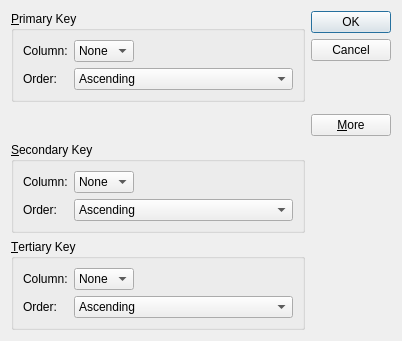
<?xml version="1.0" encoding="UTF-8"?>
<ui version="4.0">
 <class>SortDialog</class>
 <widget class="QDialog" name="SortDialog">
  <property name="geometry">
   <rect>
    <x>0</x>
    <y>0</y>
    <width>402</width>
    <height>341</height>
   </rect>
  </property>
  <property name="windowTitle">
   <string>Sort</string>
  </property>
  <layout class="QGridLayout" name="gridLayout_4">
   <item row="0" column="0">
    <widget class="QGroupBox" name="groupBox">
     <property name="title">
      <string>&amp;Primary Key</string>
     </property>
     <layout class="QGridLayout" name="gridLayout">
      <item row="0" column="0">
       <widget class="QLabel" name="label">
        <property name="text">
         <string>Column:</string>
        </property>
       </widget>
      </item>
      <item row="0" column="1">
       <widget class="QComboBox" name="comboBox">
        <item>
         <property name="text">
          <string>None</string>
         </property>
        </item>
       </widget>
      </item>
      <item row="0" column="2">
       <spacer name="horizontalSpacer">
        <property name="orientation">
         <enum>Qt::Horizontal</enum>
        </property>
        <property name="sizeHint" stdset="0">
         <size>
          <width>119</width>
          <height>20</height>
         </size>
        </property>
       </spacer>
      </item>
      <item row="1" column="0">
       <widget class="QLabel" name="label_2">
        <property name="text">
         <string>Order:</string>
        </property>
       </widget>
      </item>
      <item row="1" column="1" colspan="2">
       <widget class="QComboBox" name="comboBox_2">
        <item>
         <property name="text">
          <string>Ascending</string>
         </property>
        </item>
        <item>
         <property name="text">
          <string>Descending</string>
         </property>
        </item>
       </widget>
      </item>
     </layout>
    </widget>
   </item>
   <item row="0" column="1" rowspan="2">
    <layout class="QVBoxLayout" name="verticalLayout">
     <item>
      <widget class="QPushButton" name="okButton">
       <property name="text">
        <string>OK</string>
       </property>
       <property name="default">
        <bool>true</bool>
       </property>
      </widget>
     </item>
     <item>
      <widget class="QPushButton" name="cancelButton">
       <property name="text">
        <string>Cancel</string>
       </property>
      </widget>
     </item>
     <item>
      <spacer name="verticalSpacer">
       <property name="orientation">
        <enum>Qt::Vertical</enum>
       </property>
       <property name="sizeHint" stdset="0">
        <size>
         <width>20</width>
         <height>0</height>
        </size>
       </property>
      </spacer>
     </item>
     <item>
      <widget class="QPushButton" name="moreButton">
       <property name="text">
        <string>&amp;More</string>
       </property>
       <property name="checkable">
        <bool>true</bool>
       </property>
      </widget>
     </item>
    </layout>
   </item>
   <item row="1" column="0">
    <spacer name="verticalSpacer_2">
     <property name="orientation">
      <enum>Qt::Vertical</enum>
     </property>
     <property name="sizeHint" stdset="0">
      <size>
       <width>20</width>
       <height>29</height>
      </size>
     </property>
    </spacer>
   </item>
   <item row="2" column="0">
    <widget class="QGroupBox" name="groupBox_2">
     <property name="title">
      <string>&amp;Secondary Key</string>
     </property>
     <layout class="QGridLayout" name="gridLayout_2">
      <item row="0" column="0">
       <widget class="QLabel" name="label_3">
        <property name="text">
         <string>Column:</string>
        </property>
       </widget>
      </item>
      <item row="0" column="1">
       <widget class="QComboBox" name="comboBox_3">
        <item>
         <property name="text">
          <string>None</string>
         </property>
        </item>
       </widget>
      </item>
      <item row="0" column="2">
       <spacer name="horizontalSpacer_2">
        <property name="orientation">
         <enum>Qt::Horizontal</enum>
        </property>
        <property name="sizeHint" stdset="0">
         <size>
          <width>40</width>
          <height>20</height>
         </size>
        </property>
       </spacer>
      </item>
      <item row="1" column="0">
       <widget class="QLabel" name="label_4">
        <property name="text">
         <string>Order:</string>
        </property>
       </widget>
      </item>
      <item row="1" column="1" colspan="2">
       <widget class="QComboBox" name="comboBox_4">
        <item>
         <property name="text">
          <string>Ascending</string>
         </property>
        </item>
        <item>
         <property name="text">
          <string>Descending</string>
         </property>
        </item>
       </widget>
      </item>
     </layout>
    </widget>
   </item>
   <item row="3" column="0">
    <widget class="QGroupBox" name="groupBox_3">
     <property name="title">
      <string>&amp;Tertiary Key</string>
     </property>
     <layout class="QGridLayout" name="gridLayout_3">
      <item row="0" column="0">
       <widget class="QLabel" name="label_5">
        <property name="text">
         <string>Column:</string>
        </property>
       </widget>
      </item>
      <item row="0" column="1">
       <widget class="QComboBox" name="comboBox_5">
        <item>
         <property name="text">
          <string>None</string>
         </property>
        </item>
       </widget>
      </item>
      <item row="0" column="2">
       <spacer name="horizontalSpacer_3">
        <property name="orientation">
         <enum>Qt::Horizontal</enum>
        </property>
        <property name="sizeHint" stdset="0">
         <size>
          <width>40</width>
          <height>20</height>
         </size>
        </property>
       </spacer>
      </item>
      <item row="1" column="0">
       <widget class="QLabel" name="label_6">
        <property name="text">
         <string>Order:</string>
        </property>
       </widget>
      </item>
      <item row="1" column="1" colspan="2">
       <widget class="QComboBox" name="comboBox_6">
        <item>
         <property name="text">
          <string>Ascending</string>
         </property>
        </item>
        <item>
         <property name="text">
          <string>Descending</string>
         </property>
        </item>
       </widget>
      </item>
     </layout>
    </widget>
   </item>
  </layout>
 </widget>
 <resources/>
 <connections>
  <connection>
   <sender>okButton</sender>
   <signal>clicked()</signal>
   <receiver>SortDialog</receiver>
   <slot>accept()</slot>
   <hints>
    <hint type="sourcelabel">
     <x>328</x>
     <y>27</y>
    </hint>
    <hint type="destinationlabel">
     <x>161</x>
     <y>123</y>
    </hint>
   </hints>
  </connection>
  <connection>
   <sender>cancelButton</sender>
   <signal>clicked()</signal>
   <receiver>SortDialog</receiver>
   <slot>reject()</slot>
   <hints>
    <hint type="sourcelabel">
     <x>361</x>
     <y>64</y>
    </hint>
    <hint type="destinationlabel">
     <x>196</x>
     <y>137</y>
    </hint>
   </hints>
  </connection>
  <connection>
   <sender>moreButton</sender>
   <signal>toggled(bool)</signal>
   <receiver>groupBox_2</receiver>
   <slot>setVisible(bool)</slot>
   <hints>
    <hint type="sourcelabel">
     <x>375</x>
     <y>126</y>
    </hint>
    <hint type="destinationlabel">
     <x>264</x>
     <y>193</y>
    </hint>
   </hints>
  </connection>
  <connection>
   <sender>moreButton</sender>
   <signal>toggled(bool)</signal>
   <receiver>groupBox_3</receiver>
   <slot>setVisible(bool)</slot>
   <hints>
    <hint type="sourcelabel">
     <x>359</x>
     <y>137</y>
    </hint>
    <hint type="destinationlabel">
     <x>278</x>
     <y>283</y>
    </hint>
   </hints>
  </connection>
 </connections>
</ui>
